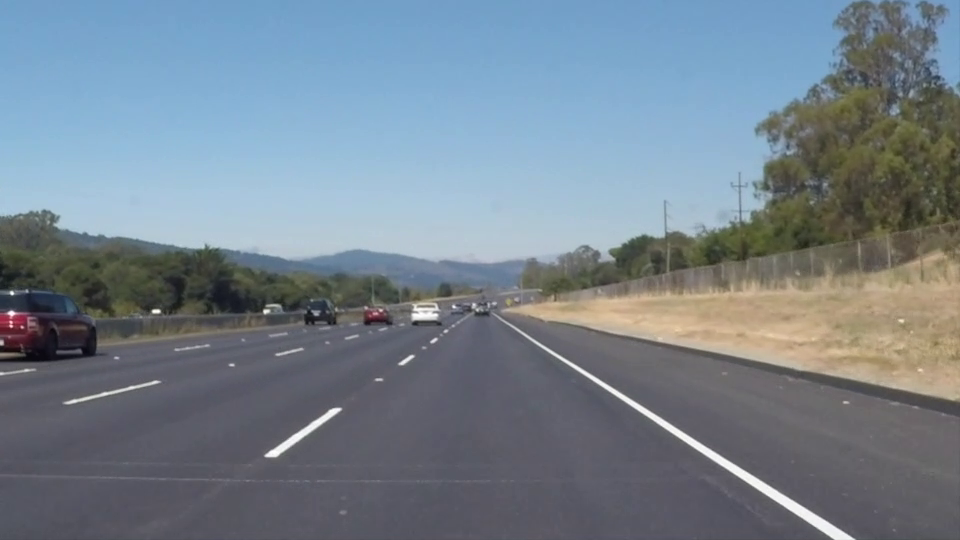
#> input picture frame 22 of M6_Computer_Vision/Lane_detection/solidWhiteRight.mp4, 960 x 540 px
$ jupyter execute Lane_detector.ipynb
#> lines starting #> are read from the running program, lines starting #| are printed output that depends on the picture
[cell 1]
import numpy as np
import cv2

[cell 2]
cap = cv2.VideoCapture('solidWhiteRight.mp4')

if not cap.isOpened():
        print("Cannot open video")
        exit()
while True:
    ret, frame = cap.read()
#> frame is the input picture: shape (540, 960, 3); mean B, G, R 141.9, 130.7, 117.7

    if not ret:
        print("Can't receive frame. Exiting ...")
        break

    gray_frame = cv2.cvtColor(frame, cv2.COLOR_BGR2GRAY)
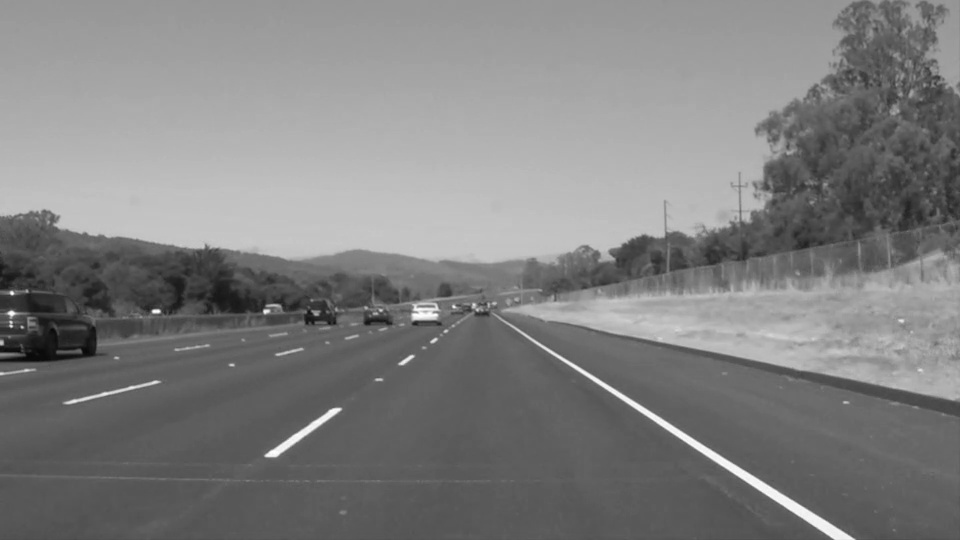
#> gray_frame: shape (540, 960); min 6, max 255, mean 128
    test_frame = ~gray_frame
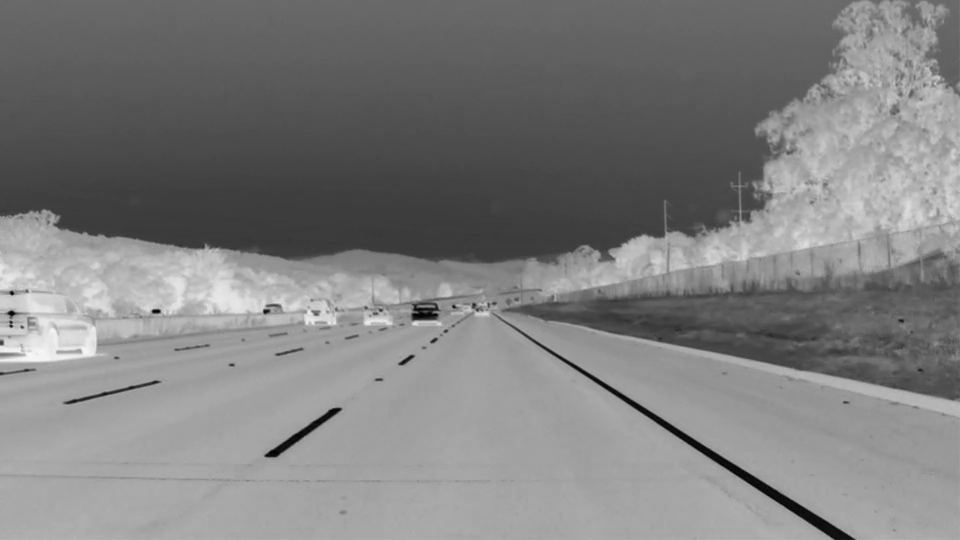
#> test_frame: shape (540, 960); min 0, max 249, mean 127

    cv2.imshow('video',gray_frame)
    cv2.imshow('video',test_frame)

    key = cv2.waitKey(30)
#> (key q is pressed here)
    if cv2.waitKey(1) == ord('q'):
#> (key q is pressed here)
        break


cap.release()
cv2.destroyAllWindows()

$ run again, starting later in the video
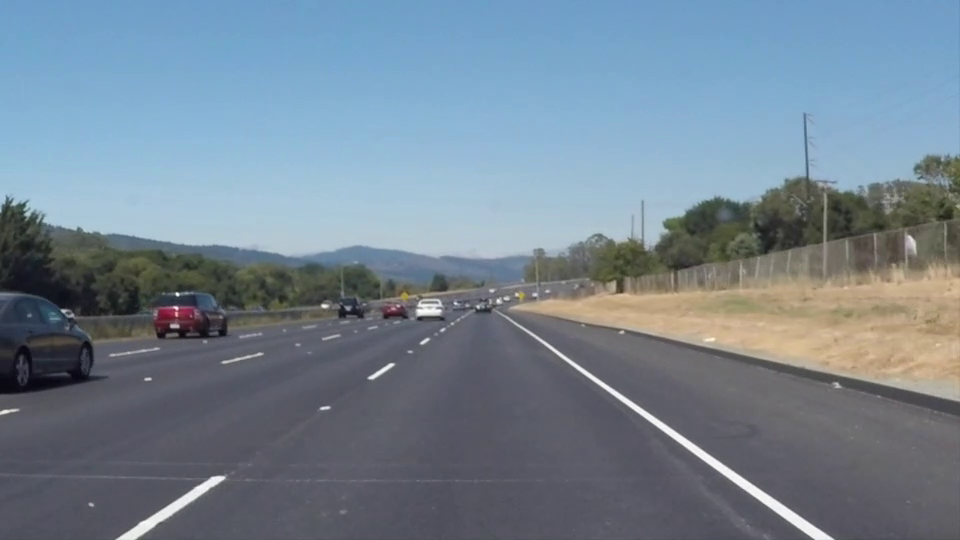
#> input picture frame 99 of M6_Computer_Vision/Lane_detection/solidWhiteRight.mp4, 960 x 540 px
#> frame is the input picture: shape (540, 960, 3); mean B, G, R 146, 132.3, 116.7
#> `gray_frame = cv2.cvtColor(frame, cv2.COLOR_BGR2GRAY)`:
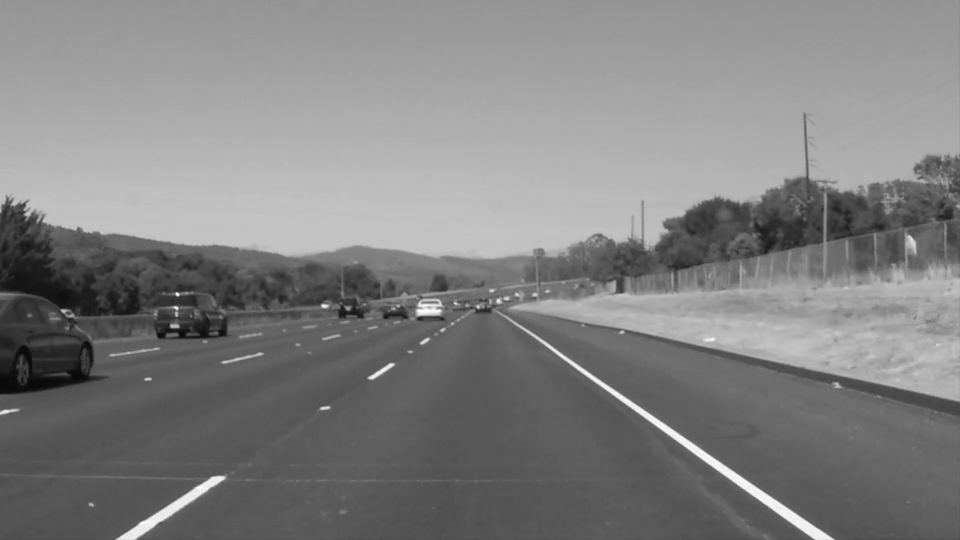
#> gray_frame: shape (540, 960); min 8, max 255, mean 129.2
#> `test_frame = ~gray_frame`:
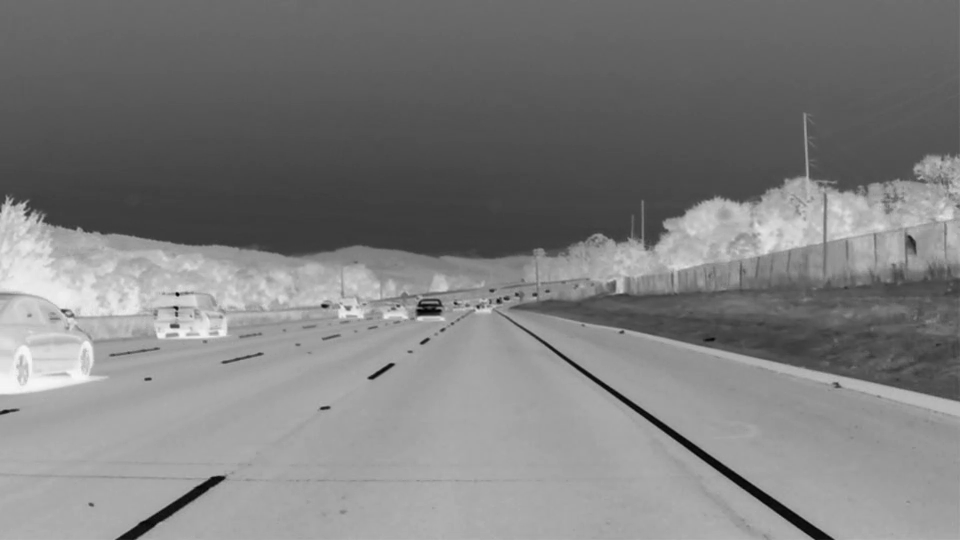
#> test_frame: shape (540, 960); min 0, max 247, mean 125.8

$ run again, starting later in the video
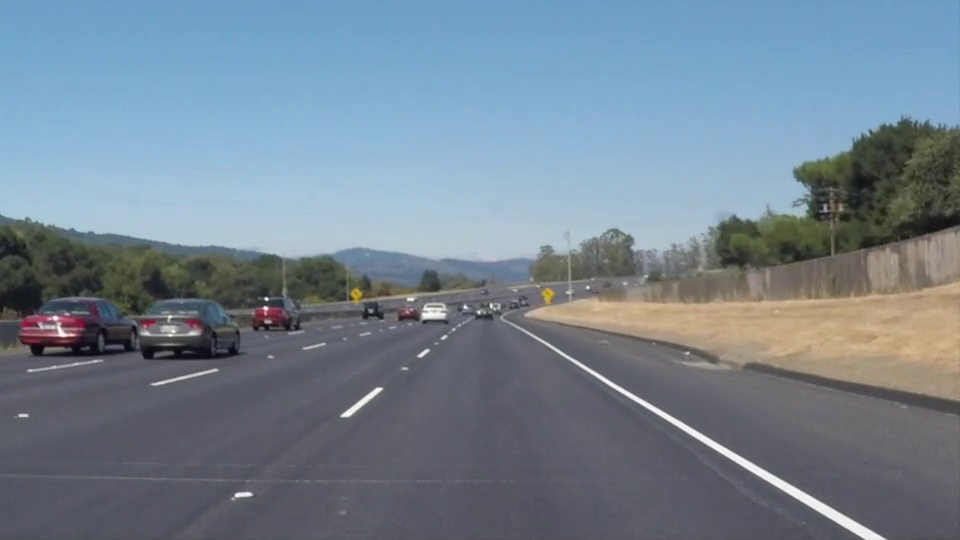
#> input picture frame 176 of M6_Computer_Vision/Lane_detection/solidWhiteRight.mp4, 960 x 540 px
#> frame is the input picture: shape (540, 960, 3); mean B, G, R 145.2, 131.6, 116.5
#> `gray_frame = cv2.cvtColor(frame, cv2.COLOR_BGR2GRAY)`:
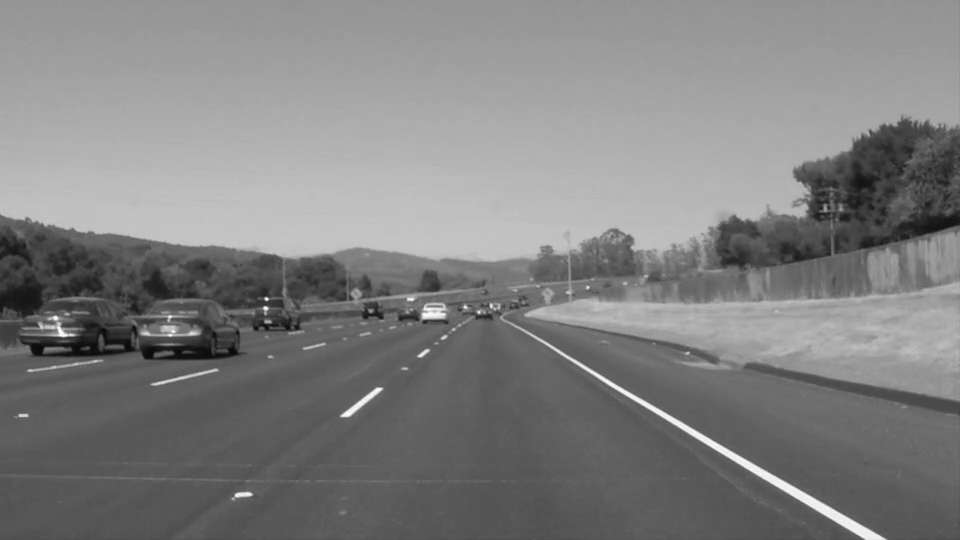
#> gray_frame: shape (540, 960); min 7, max 255, mean 128.6
#> `test_frame = ~gray_frame`:
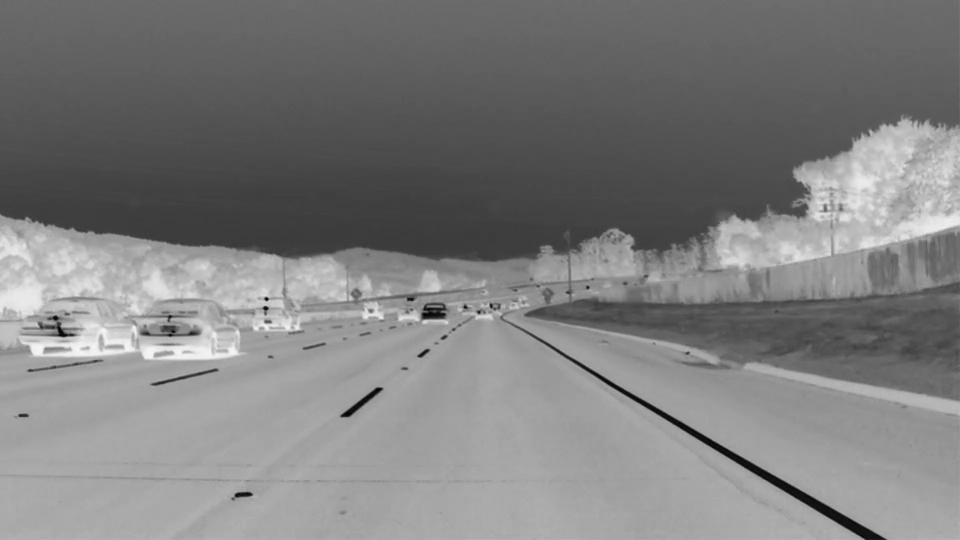
#> test_frame: shape (540, 960); min 0, max 248, mean 126.4
